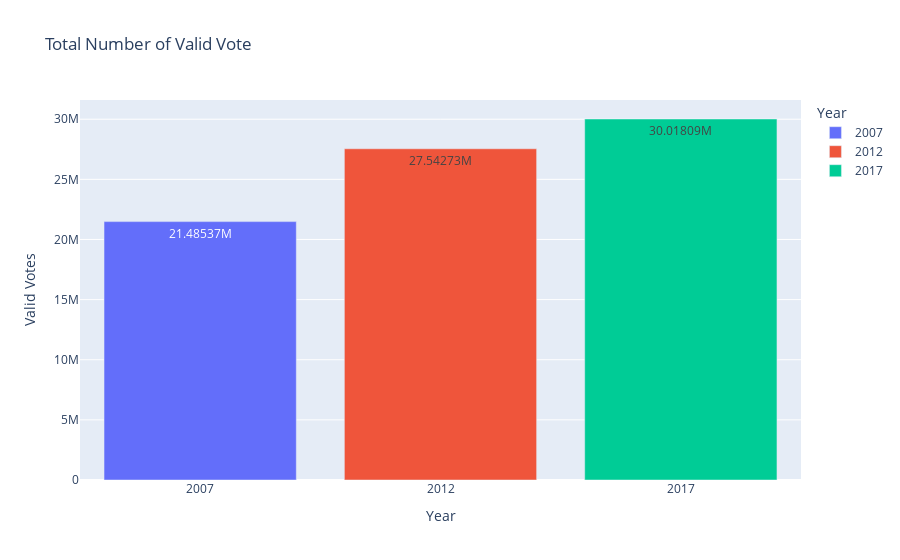

Notebook cell for this chart:
### Code cell
px.bar(x='Year', y='Valid Votes', data_frame=df_valid_votes, color='Year', title="Total Number of Valid Vote", text_auto=True)

### Figure 1 — Plotly figure (JSON) as saved in the notebook; plotly's stock layout.template omitted (floating-point values rounded to 4 significant figures)
{"data": [{"alignmentgroup": "True", "hovertemplate": "Year=%{x}<br>Valid Votes=%{y}<extra></extra>", "legendgroup": "2007", "marker": {"color": "#636efa", "pattern": {"shape": ""}}, "name": "2007", "offsetgroup": "2007", "orientation": "v", "showlegend": true, "textposition": "auto", "texttemplate": "%{y}", "type": "bar", "x": ["2007"], "xaxis": "x", "y": [21485372], "yaxis": "y"}, {"alignmentgroup": "True", "hovertemplate": "Year=%{x}<br>Valid Votes=%{y}<extra></extra>", "legendgroup": "2012", "marker": {"color": "#EF553B", "pattern": {"shape": ""}}, "name": "2012", "offsetgroup": "2012", "orientation": "v", "showlegend": true, "textposition": "auto", "texttemplate": "%{y}", "type": "bar", "x": ["2012"], "xaxis": "x", "y": [27542725], "yaxis": "y"}, {"alignmentgroup": "True", "hovertemplate": "Year=%{x}<br>Valid Votes=%{y}<extra></extra>", "legendgroup": "2017", "marker": {"color": "#00cc96", "pattern": {"shape": ""}}, "name": "2017", "offsetgroup": "2017", "orientation": "v", "showlegend": true, "textposition": "auto", "texttemplate": "%{y}", "type": "bar", "x": ["2017"], "xaxis": "x", "y": [30018086], "yaxis": "y"}], "layout": {"autosize": true, "barmode": "relative", "legend": {"title": {"text": "Year"}, "tracegroupgap": 0}, "title": {"text": "Total Number of Valid Vote"}, "xaxis": {"anchor": "y", "autorange": true, "categoryarray": ["2007", "2012", "2017"], "categoryorder": "array", "domain": [0, 1], "range": [-0.5, 2.5], "title": {"text": "Year"}, "type": "category"}, "yaxis": {"anchor": "x", "autorange": true, "domain": [0, 1], "range": [0, 31600000.0], "title": {"text": "Valid Votes"}, "type": "linear"}}}
